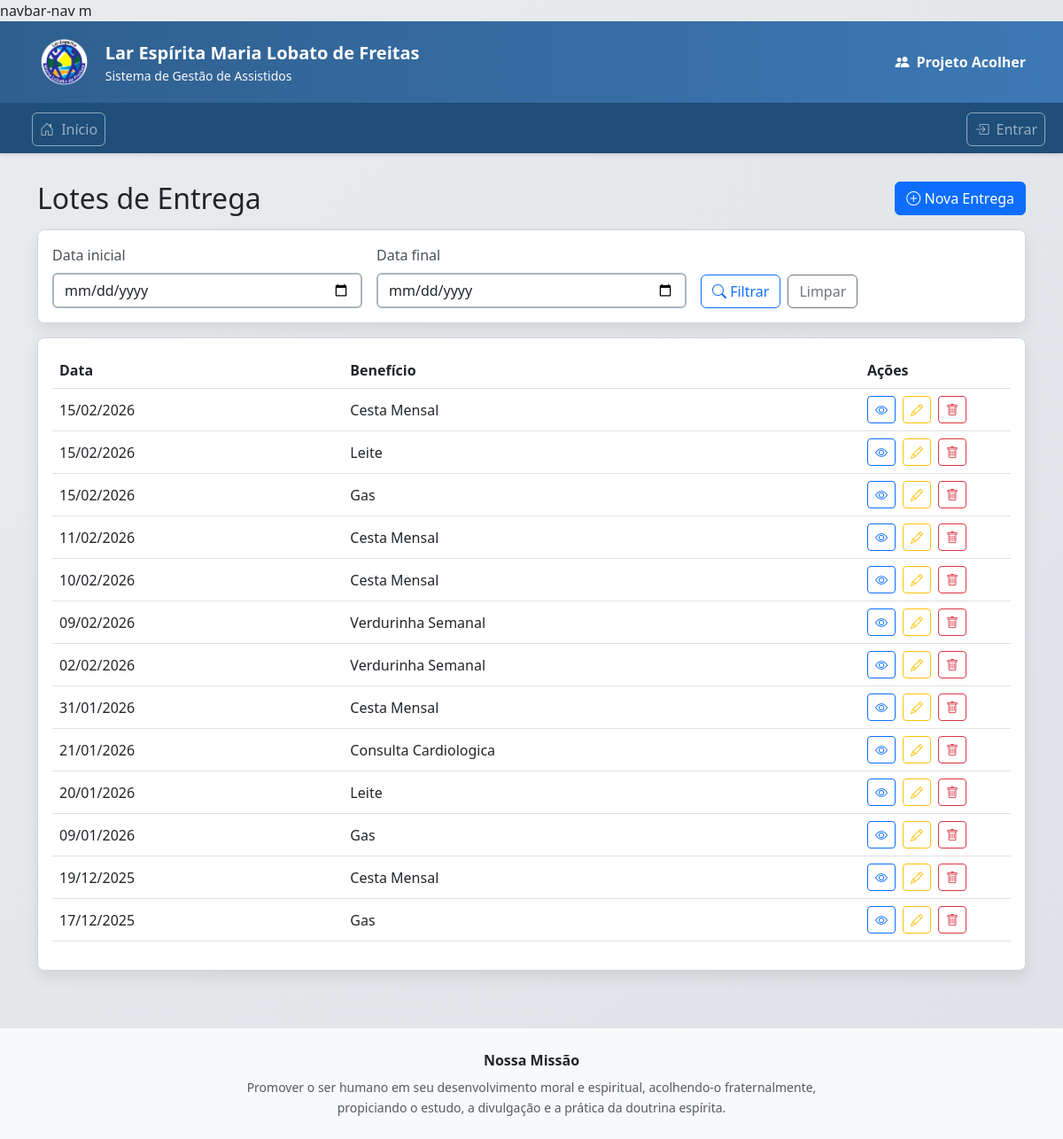
Page /operacoes/entregas/ on the committed database.
### apps/beneficios/models.py (models this page shows, shortened)
class LoteEntrega(models.Model):
    beneficio = models.ForeignKey(
        "beneficios.Beneficio",
        on_delete=models.PROTECT,
        related_name="lotes_entrega",
    )
    data_entrega = models.DateField()
    criado_em = models.DateTimeField(default=timezone.now)
    class Meta:
        unique_together = ("beneficio", "data_entrega")
        ordering = ("-data_entrega", "-id")
        verbose_name = "Lote de Entrega"
        verbose_name_plural = "Lotes de Entrega"

class Beneficio(models.Model):
    nome = models.CharField(max_length=120, unique=True)
    categoria = models.CharField(
        max_length=20,
        choices=CategoriaBeneficio.choices,
    )
    periodicidade = models.CharField(
        max_length=20,
        choices=PeriodicidadeBeneficio.choices,
    )
    ativo = models.BooleanField(
        default=True,
        help_text="Permite desativar um benefício sem apagá-lo.",
    )
    class Meta:
        ordering = ["categoria", "nome"]

### apps/operacoes/entregas/views.py (the view)
# urls.py: path("", views.lote_lista, name="lote_lista"),
def lote_lista(request):
    lotes = LoteEntrega.objects.select_related("beneficio").order_by("-data_entrega")
    data_inicio = request.GET.get("data_inicio")
    data_fim = request.GET.get("data_fim")
    if data_inicio:
        lotes = lotes.filter(data_entrega__gte=data_inicio)
    if data_fim:
        lotes = lotes.filter(data_entrega__lte=data_fim)
    context = {
        "lotes": lotes,
        "data_inicio": data_inicio,
        "data_fim": data_fim,
    }
    return render(request, "operacoes/entregas/lote_lista.html", context)

### apps/operacoes/context_processors.py (called while the page is built)
def operacoes_permissoes(request):
    user = getattr(request, "user", None)
    if user and user.is_authenticated:
        return {
            "pode_ver": pode_ver(user),
            "pode_editar": pode_editar(user),
            "pode_deletar": pode_deletar(user),
        }
    return {
        "pode_ver": False,
        "pode_editar": False,
        "pode_deletar": False,
    }

### apps/operacoes/templates/operacoes/entregas/lote_lista.html (shortened to what this page needs)
{% extends "operacoes/base.html" %}
{% block content %}
<div class="container py-3">
  <div class="d-flex align-items-center justify-content-between mb-3">
    <h2 class="mb-0">Lotes de Entrega</h2>
    <a class="btn btn-primary" href="{% url 'entregas:lote_create' %}">
      <i class="bi bi-plus-circle"></i> Nova Entrega
    </a>
  </div>
  <div class="card shadow-sm mb-3">
    <div class="card-body">
      <form method="get" class="row g-3">
        <div class="col-md-4">
          <label class="form-label">Data inicial</label>
          <input type="date" name="data_inicio" class="form-control"
                 value="{{ data_inicio }}">
        </div>
        <div class="col-md-4">
          <label class="form-label">Data final</label>
          <input type="date" name="data_fim" class="form-control"
                 value="{{ data_fim }}">
        </div>
        <div class="col-md-4 d-flex align-items-end gap-2">
          <button type="submit" class="btn btn-outline-primary">
            <i class="bi bi-search"></i> Filtrar
          </button>
          <a href="{% url 'entregas:lote_lista' %}" class="btn btn-outline-secondary">
            Limpar
          </a>
        </div>
      </form>
    </div>
  </div>
  <div class="card shadow-sm">
    <div class="card-body">
      <div class="table-responsive">
        <table class="table table-hover align-middle">
          <thead>
            <tr>
              <th>Data</th>
              <th>Benefício</th>
              <th style="width: 170px;">Ações</th>
            </tr>
          </thead>
          <tbody>
            {% for lote in lotes %}
              <tr>
                <td>
                  {{ lote.data_entrega|date:"d/m/Y" }}
                </td>
                <td>{{ lote.beneficio.nome }}</td>
                <td>
                  <div class="d-flex gap-2">
                    <a class="btn btn-sm btn-outline-primary"
                       href="{% url 'entregas:lote_detail' lote.id %}"
                       title="Abrir checklist">
                      <i class="bi bi-eye"></i>
                    </a>
                    <a class="btn btn-sm btn-outline-warning"
                       href="{% url 'entregas:lote_update' lote.id %}"
                       title="Editar lote">
                      <i class="bi bi-pencil"></i>
                    </a>
                    <a class="btn btn-sm btn-outline-danger"
                       href="{% url 'entregas:lote_delete' lote.id %}"
                       title="Excluir lote">
                      <i class="bi bi-trash"></i>
                    </a>
                  </div>
                </td>
              </tr>
            {% empty %}
              <tr>
                <td colspan="3" class="text-muted">
                  Nenhum lote encontrado no período.
                </td>
              </tr>
            {% endfor %}
          </tbody>
        </table>
      </div>
    </div>
  </div>
</div>
{% endblock %}

### apps/operacoes/templates/operacoes/base.html (shortened to what this page needs)
<!DOCTYPE html>
<html lang="pt-br">
{% load static %}
<head>
    <link href="https://cdn.jsdelivr.net/npm/bootstrap@5.3.0/dist/css/bootstrap.min.css" rel="stylesheet">
    <link rel="stylesheet" href="https://cdn.jsdelivr.net/npm/bootstrap-icons@1.10.0/font/bootstrap-icons.css">
</head>
navbar-nav m<body>
    <div class="header-institucional">
        <div class="container py-3">
            <div class="d-flex align-items-center justify-content-between flex-wrap gap-2">
                <div class="d-flex align-items-center gap-3">
                    <img src="{% static 'img/logo.png' %}"
                         alt="Lar Espírita Maria Lobato de Freitas"
                         style="height:60px; width:auto;">
                    <div>
                        <div class="fw-semibold fs-5 text-white">
                            Lar Espírita Maria Lobato de Freitas
                        </div>
                        <div class="small text-light">
                            Sistema de Gestão de Assistidos
                        </div>
                    </div>
                </div>
                <a class="brand-link fw-bold text-white d-inline-flex align-items-center"
                   href="{% url 'operacoes_home' %}">
                    <i class="bi bi-people-fill me-2"></i>
                    Projeto Acolher
                </a>
            </div>
        </div>
    </div>
    <nav class="navbar navbar-expand-lg navbar-dark navbar-institucional">
        <div class="container-fluid">
            <div class="collapse navbar-collapse" id="navbarMain">
                <ul class="navbar-nav ms-4 me-auto">
                    <li class="nav-item">
                        <a class="nav-link" href="{% url 'operacoes_home' %}">
                            <i class="bi bi-house-door me-1"></i> Início
                        </a>
                    </li>
                </ul>
                <ul class="navbar-nav">
                    {% if user.is_authenticated %}
                    <li class="nav-item dropdown">
                        <a class="nav-link dropdown-toggle" href="#" role="button" data-bs-toggle="dropdown"
                            aria-expanded="false">
                            <i class="bi bi-person-circle me-1"></i> {{ user.username }}
                            {% if user.is_superuser %}
                            <span class="badge bg-danger ms-1">Admin</span>
                            {% elif pode_deletar %}
                            <span class="badge bg-success ms-1">Gestor</span>
                            {% elif pode_editar %}
                            <span class="badge bg-secondary ms-1">Operador</span>
                            {% elif pode_ver %}
                            <span class="badge bg-info text-dark ms-1">Consultor</span>
                            {% endif %}
                        </a>
                        <ul class="dropdown-menu dropdown-menu-end">
                            <li><a class="dropdown-item" href="#"><i class="bi bi-person me-2"></i> Meu Perfil</a></li>
                            <li><hr class="dropdown-divider"></li>
                            {% if user.is_superuser %}
                            <li>
                                <a class="dropdown-item" href="/admin/">
                                    <i class="bi bi-gear me-2"></i> Admin Django
                                </a>
                            </li>
                            <li><hr class="dropdown-divider"></li>
                            {% endif %}
                            <li>
                                <form method="post" action="/accounts/logout/" style="margin:0; padding: 0 12px;">
                                    {% csrf_token %}
                                    <button type="submit" class="btn btn-link dropdown-item">
                                        <i class="bi bi-box-arrow-right me-2"></i> Sair
                                    </button>
                                </form>
                            </li>
                        </ul>
                    </li>
                    {% else %}
                    <li class="nav-item">
                        <a class="nav-link" href="/accounts/login/">
                            <i class="bi bi-box-arrow-in-right me-1"></i> Entrar
                        </a>
                    </li>
                    {% endif %}
                </ul>
            </div>
        </div>
    </nav>
    <div class="container-fluid mt-3">
        {% block content %}
        {% endblock %}
    </div>
    <footer class="mt-5 border-top bg-light">
        <div class="container py-4 text-center">
            <div class="fw-semibold mb-2">Nossa Missão</div>
            <div class="col-lg-8 col-xl-7 mx-auto small text-muted" style="line-height:1.6;">
                Promover o ser humano em seu desenvolvimento moral e espiritual,
                acolhendo-o fraternalmente, propiciando o estudo, a divulgação
                e a prática da doutrina espírita.
            </div>
        </div>
    </footer>
</body>
</html>

### apps/operacoes/templates/operacoes/base.html (style rules this page uses)
body { background: linear-gradient(135deg, #e9ecef 0%, #dee2e6 100%) !important; min-height: 100vh; }
.container-fluid { background-color: transparent !important; }
.container-fluid .card { background-color: #ffffff !important; border: 1px solid #ced4da !important; box-shadow: 0 0.5rem 1rem rgba(0, 0, 0, 0.08) !important; border-radius: 0.5rem !important; overflow: hidden; }
.card-body { background-color: #ffffff !important; }
.form-control, .form-select, textarea.form-control { border: 2px solid #adb5bd !important; background-color: #ffffff !important; }
.form-label { color: #495057; font-weight: 500; }
.header-institucional { background: linear-gradient(90deg, #2f5f8f 0%, #3d78b4 100%); border-bottom: 3px solid #1f4e79; }
.header-institucional .brand-link { text-decoration: none; }
.navbar-institucional { background-color: #1f4e79; box-shadow: 0 2px 4px rgba(0, 0, 0, .12); }
.navbar .nav-link { border: 1px solid rgba(255,255,255,0.5); border-radius: 6px; margin-right: 8px; padding: 6px 14px; transition: all 0.2s ease; }

### rows in the picture
LoteEntrega: data_entrega "15/02/2026", beneficio.nome "Cesta Mensal"
LoteEntrega: data_entrega "15/02/2026", beneficio.nome "Leite"
LoteEntrega: data_entrega "15/02/2026", beneficio.nome "Gas"
LoteEntrega: data_entrega "11/02/2026", beneficio.nome "Cesta Mensal"
LoteEntrega: data_entrega "10/02/2026", beneficio.nome "Cesta Mensal"
LoteEntrega: data_entrega "09/02/2026", beneficio.nome "Verdurinha Semanal"
LoteEntrega: data_entrega "02/02/2026", beneficio.nome "Verdurinha Semanal"
LoteEntrega: data_entrega "31/01/2026", beneficio.nome "Cesta Mensal"
LoteEntrega: data_entrega "21/01/2026", beneficio.nome "Consulta Cardiologica"
LoteEntrega: data_entrega "20/01/2026", beneficio.nome "Leite"
LoteEntrega: data_entrega "09/01/2026", beneficio.nome "Gas"
LoteEntrega: data_entrega "19/12/2025", beneficio.nome "Cesta Mensal"
LoteEntrega: data_entrega "17/12/2025", beneficio.nome "Gas"
